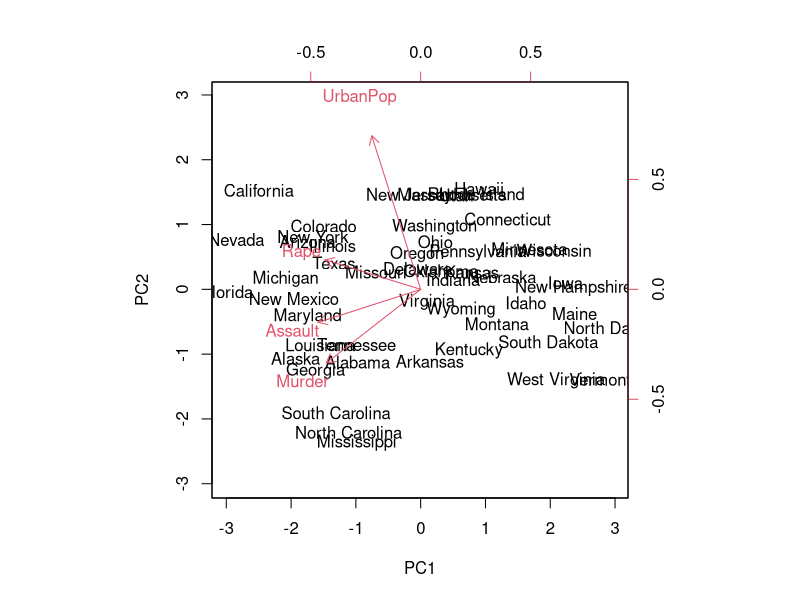
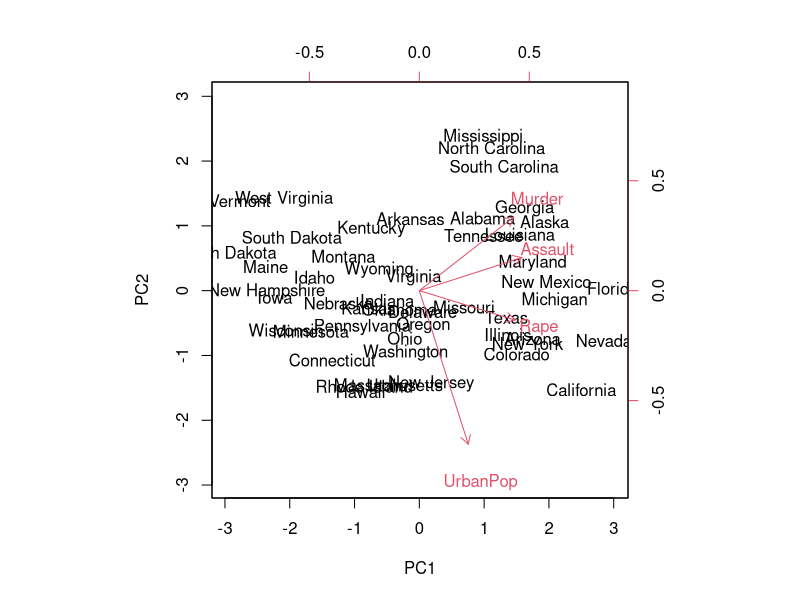
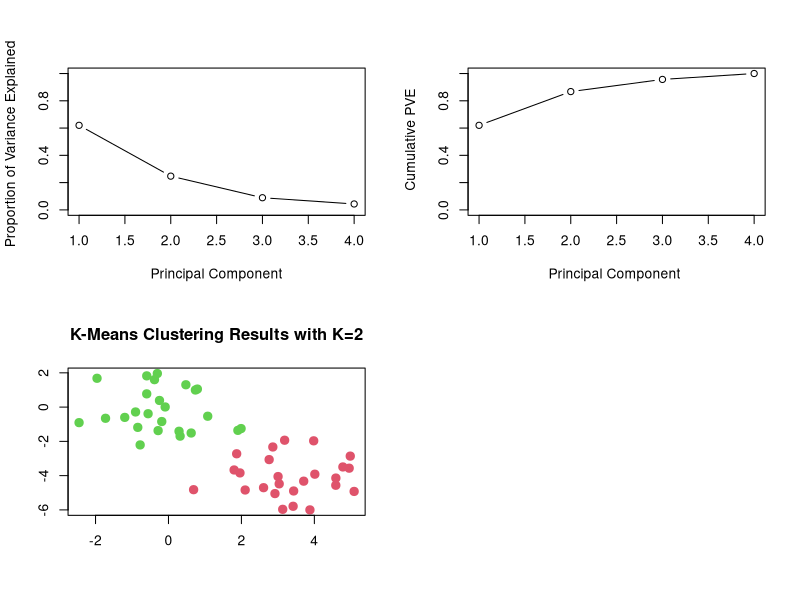

Write the R code that produced these figures, in order.
# islr labs

#pca ---------------------------------------------------------------------------
states = row.names(USArrests)
states
names(USArrests)
apply(USArrests, 2, mean)
apply(USArrests, 2, var)
pr.out=prcomp(USArrests , scale=TRUE)
names(pr.out)
pr.out$center
pr.out$scale
pr.out$rotation
biplot (pr.out , scale =0)
pr.out$rotation=-pr.out$rotation
pr.out$x=-pr.out$x
biplot (pr.out , scale =0)
pr.out$sdev
pr.var <- pr.out$sdev^2
pr.var
pve=pr.var/sum(pr.var)
pve
par(mfrow = c(2,2))
plot(pve , xlab=" Principal Component ", ylab="Proportion of Variance Explained ", 
     ylim=c(0,1),type='b')
plot(cumsum(pve), xlab="Principal Component ", ylab=" Cumulative PVE", 
     ylim=c(0,1), type='b')

# k means ----------------------------------------------------------------------
set.seed(2)
x=matrix(rnorm (50*2), ncol=2)
x[1:25,1]=x[1:25,1]+3
x[1:25,2]=x[1:25,2]-4
km.out=kmeans (x,2, nstart =20)
plot(x, col=(km.out$cluster +1), main="K-Means Clustering Results with K=2", 
     xlab="", ylab="", pch=20, cex=2)
set.seed(4)
km.2=kmeans (x,5, nstart =20) # arg2 signinifies no. of cluster sizes to try, 
                              # nstart signifies pool of cluster sizes to choose from
km.2
km.2$tot.withinss# the total within-cluster sum of squares,
                 # which we seek to minimize by performing K-means clustering 
